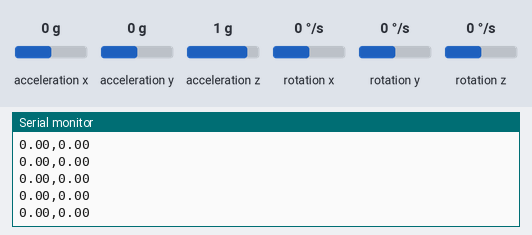
This sketch was run on a simulated ESP32. On the bench: the last lines printed to the serial monitor. Wiring (inferred from the names in the program): MPU-6050 motion sensor at I2C address 0x68. Inputs (shaded band) come from the test bench; at power-on: acceleration x 0 g, acceleration y 0 g, acceleration z 1 g, rotation x 0 °/s, rotation y 0 °/s, rotation z 0 °/s.

Above: at 1.5 s.
1.6 s: acceleration x set to -1.4 g
At 1.66 s:
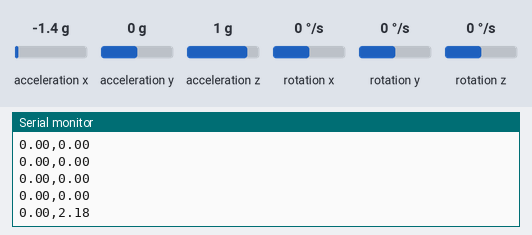
3.1 s: acceleration y set to -1.4 g
At 3.12 s:
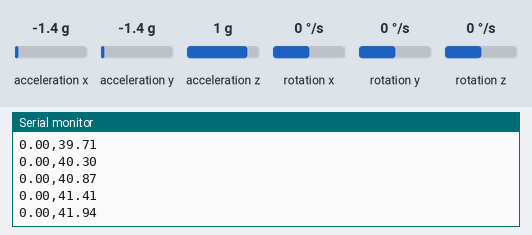
4.6 s: acceleration z set to -1.4 g
At 4.62 s:
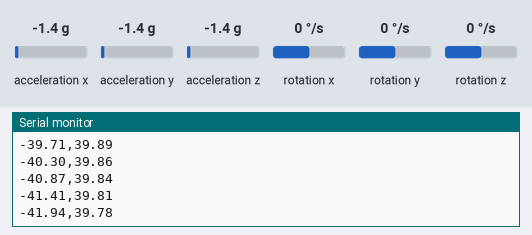
6.1 s: rotation x set to -192 °/s
At 6.12 s:
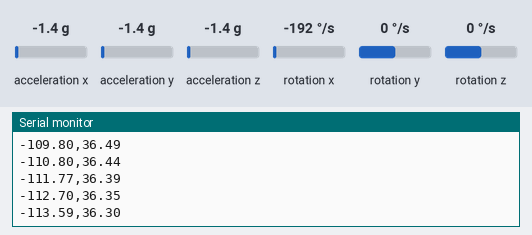
7.6 s: rotation y set to -192 °/s
At 7.62 s:
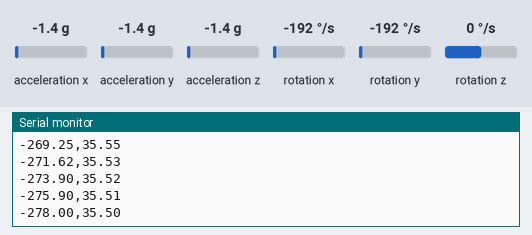
Timing chart, 0 to 10.1 s (numbered marks = the images above; inputs shaded):
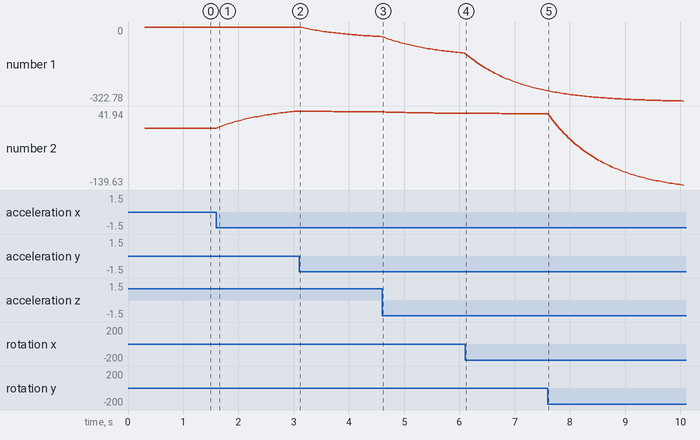

Measured:
- after the input at 1.6 s, the serial monitor: prints a new line at once (image 1)
- plotted number 1: 0 → -41.94 after the input at 3.1 s
- plotted number 2: 0 → 41.94 after the input at 1.6 s, 41.94 → 39.78 after the input at 3.1 s

The sketch:

esp32_mpu6050_flight.ino
```cpp
#include <Wire.h>

int mpuAddr = -1;
float roll = 0.0, pitch = 0.0;
unsigned long lastTime = 0;

int findMPU() {
  int addrs[] = {0x68, 0x69};
  for (int i = 0; i < 2; i++) {
    Wire.beginTransmission(addrs[i]);
    if (Wire.endTransmission() == 0) {
      Wire.beginTransmission(addrs[i]);
      Wire.write(0x6B); // PWR_MGMT_1 register
      Wire.write(0x00); // Wake up MPU6050
      Wire.endTransmission(true);
      return addrs[i];
    }
  }
  return -1;
}

void setup() {
  Serial.begin(115200);
  delay(300);
  Wire.begin(21, 22);
  Wire.setClock(100000);
  Wire.setTimeOut(50);

  mpuAddr = findMPU();
  lastTime = millis();
}

void loop() {
  if (mpuAddr == -1) {
    mpuAddr = findMPU();
    if (mpuAddr == -1) {
      Serial.println("NO_SENSOR_CHECK_WIRES");
      delay(400);
      return;
    }
  }

  Wire.beginTransmission(mpuAddr);
  Wire.write(0x3B); // ACCEL_XOUT_H
  if (Wire.endTransmission(false) != 0) {
    Serial.println("I2C_READ_ERR");
    mpuAddr = -1;
    delay(300);
    return;
  }

  Wire.requestFrom(mpuAddr, 14, true);
  if (Wire.available() < 14) {
    Serial.println("SHORT_READ_ERR");
    delay(300);
    return;
  }

  int16_t rawAx = (int16_t)((Wire.read() << 8) | Wire.read());
  int16_t rawAy = (int16_t)((Wire.read() << 8) | Wire.read());
  int16_t rawAz = (int16_t)((Wire.read() << 8) | Wire.read());
  Wire.read(); Wire.read(); // Skip temp
  int16_t rawGx = (int16_t)((Wire.read() << 8) | Wire.read());
  int16_t rawGy = (int16_t)((Wire.read() << 8) | Wire.read());
  Wire.read(); Wire.read(); // Skip Gz

  float ax = rawAx / 16384.0;
  float ay = rawAy / 16384.0;
  float az = rawAz / 16384.0;
  float gx = rawGx / 131.0;
  float gy = rawGy / 131.0;

  unsigned long now = millis();
  float dt = (now - lastTime) / 1000.0;
  if (dt > 0.5 || dt <= 0) dt = 0.04;
  lastTime = now;

  float accelRoll  = atan2(ay, az) * 180.0 / PI;
  float accelPitch = atan2(-ax, sqrt(ay * ay + az * az)) * 180.0 / PI;

  roll  = 0.96 * (roll + gx * dt) + 0.04 * accelRoll;
  pitch = 0.96 * (pitch + gy * dt) + 0.04 * accelPitch;

  Serial.print(roll, 2);
  Serial.print(",");
  Serial.println(pitch, 2);

  delay(40);
}
```
